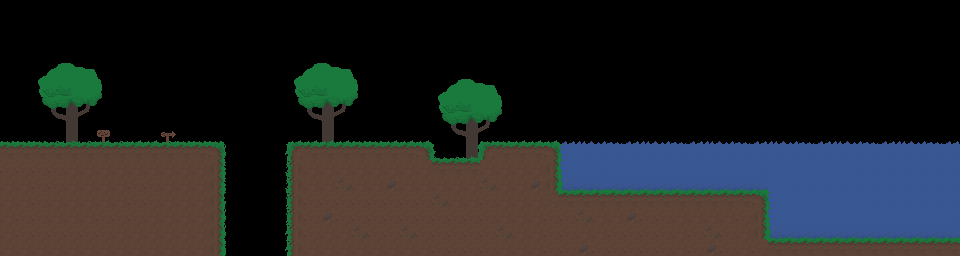

Below is a game level as drawn by its tile map, then a one-line description and the .tmx that defines it (tile-layer data replaced by summaries):
An orthogonal 60x16 tile map with 16x16 px tiles, 3 tile layers (Background, Ground, Foreground).

<map version="1.8" tiledversion="1.8.4" orientation="orthogonal" renderorder="right-down" width="60" height="16" tilewidth="16" tileheight="16" infinite="0" nextlayerid="4" nextobjectid="1">
 <editorsettings>
  <export target="Level1.json" format="json" />
 </editorsettings>
 <tileset firstgid="1" name="GrassPlanet" tilewidth="16" tileheight="16" tilecount="200" columns="10">
  <image source="../Tilesets/GrassPlanet.png" width="160" height="320" />
  <tile id="11">
   <properties>
    <property name="collides" type="bool" value="true" />
   </properties>
  </tile>
  <tile id="12">
   <properties>
    <property name="collides" type="bool" value="true" />
   </properties>
  </tile>
  <tile id="13">
   <properties>
    <property name="collides" type="bool" value="true" />
   </properties>
  </tile>
  <tile id="16">
   <properties>
    <property name="collides" type="bool" value="true" />
   </properties>
  </tile>
  <tile id="21">
   <properties>
    <property name="collides" type="bool" value="true" />
   </properties>
  </tile>
  <tile id="23">
   <properties>
    <property name="collides" type="bool" value="true" />
   </properties>
  </tile>
  <tile id="25">
   <properties>
    <property name="collides" type="bool" value="true" />
   </properties>
  </tile>
  <tile id="26">
   <properties>
    <property name="collides" type="bool" value="true" />
   </properties>
  </tile>
  <tile id="27">
   <properties>
    <property name="collides" type="bool" value="true" />
   </properties>
  </tile>
  <tile id="31">
   <properties>
    <property name="collides" type="bool" value="true" />
   </properties>
  </tile>
  <tile id="32">
   <properties>
    <property name="collides" type="bool" value="true" />
   </properties>
  </tile>
  <tile id="33">
   <properties>
    <property name="collides" type="bool" value="true" />
   </properties>
  </tile>
  <tile id="36">
   <properties>
    <property name="collides" type="bool" value="true" />
   </properties>
  </tile>
 </tileset>
 <layer id="2" name="Background" width="60" height="16" locked="1">
  <data>[960 cells, 90 non-empty, 30 distinct tile ids]</data>
 </layer>
 <layer id="1" name="Ground" width="60" height="16">
  <data>[960 cells, 415 non-empty, 21 distinct tile ids]</data>
 </layer>
 <layer id="3" name="Foreground" width="60" height="16" locked="1">
  <data>[960 cells, 45 non-empty, 13 distinct tile ids]</data>
 </layer>
</map>
